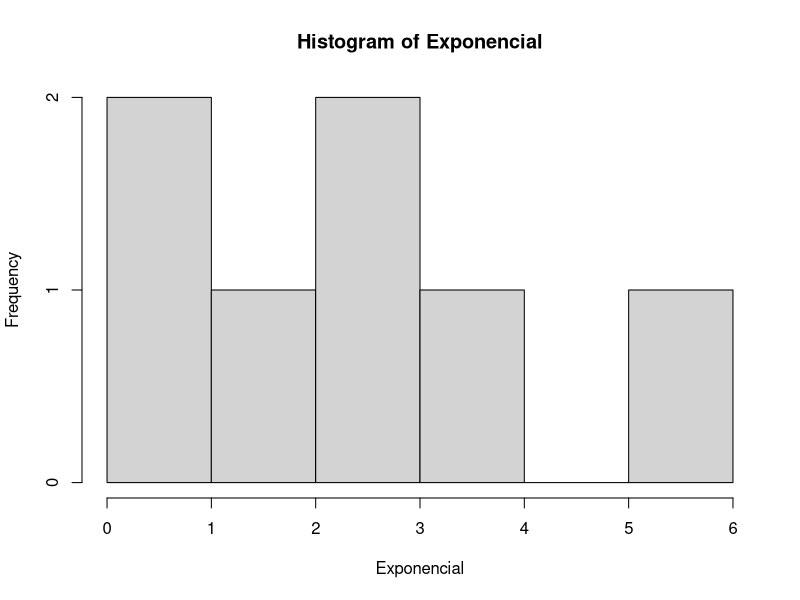

This chart was generated by the following R code:
#********************************************************#
# www.metodosexatos.com                                  #
# Prof.Ms. André Santos | andre@metodosexatos.com.br     #
# Curso Análise Bayesiana com R                          #
# Distribuições de Probabilidade Contínuas               #
# Data: 28/09/2019                                       #
#********************************************************#

# Distribuição Exponencial

# Densidade de probabilidade para x = 0,2 em uma Exp(beta = 0,5)
dexp(2, 0.5)

# Probabilidade acumulada p(X<=3)
pexp(3, 0.5)

# Probabilidade acumulada p(X>3)
1-pexp(2, 0.5)

# Quantil x100q que satisfaz P(X<=x100q) = 0.35
qexp(0.35, 0.5)

# Uma amostra aleatória com 7 elementos
a <- 7
beta <- 0.5
Exponencial <- rexp(a, beta)
print(Exponencial)

# Representação gráfica da distribuição Exponencial
hist(Exponencial)

